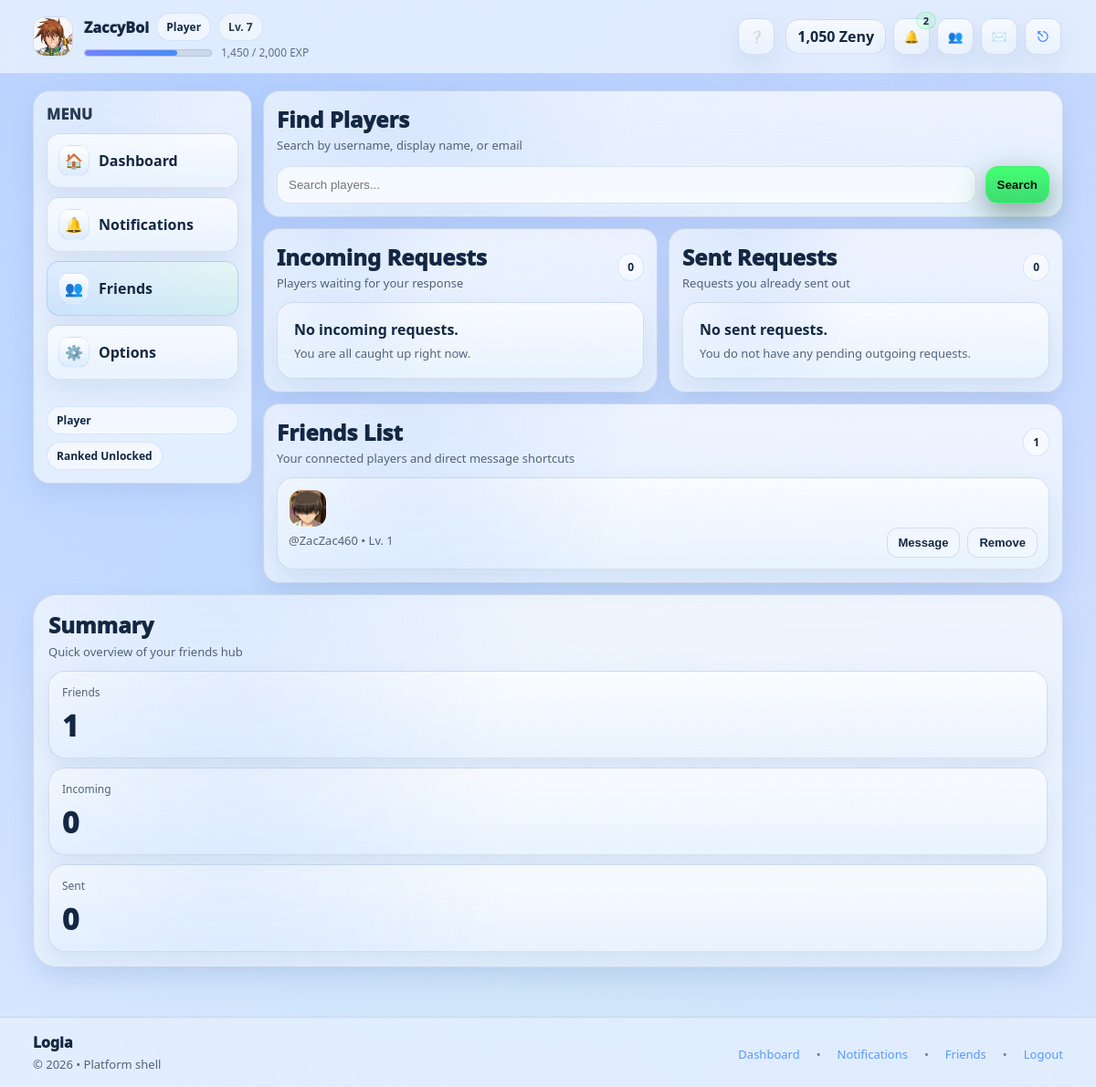
Screenshot of /friends.php (signed in) with the database file from the repository.
### tables this page shows
CREATE TABLE `users` (
  `id` bigint UNSIGNED NOT NULL,
  `username` varchar(32) NOT NULL,
  `email` varchar(255) NOT NULL,
  `password_hash` varchar(255) NOT NULL,
  `display_name` varchar(64) DEFAULT NULL,
  `email_verified_at` datetime DEFAULT NULL,
  `failed_login_attempts` int NOT NULL DEFAULT '0',
  `security_challenge_required` tinyint(1) NOT NULL DEFAULT '0',
  `last_failed_login_at` datetime DEFAULT NULL,
  `approval_status` enum('pending','approved','rejected') NOT NULL DEFAULT 'pending',
  `approved_by` bigint UNSIGNED DEFAULT NULL,
  `approved_at` datetime DEFAULT NULL,
  `rejected_reason` varchar(255) DEFAULT NULL,
  `is_active` tinyint(1) NOT NULL DEFAULT '1',
  `is_guest` tinyint(1) NOT NULL DEFAULT '0',
  `banned_until` datetime DEFAULT NULL,
  `bank_link_status` enum('none','pending','linked','failed') NOT NULL DEFAULT 'none',
  `bank_linked_at` datetime DEFAULT NULL,
  `appearance_mode` enum('default','dark','light') NOT NULL DEFAULT 'default',
  `last_login_at` datetime DEFAULT NULL,
  `created_at` datetime NOT NULL DEFAULT CURRENT_TIMESTAMP,
  `updated_at` datetime NOT NULL DEFAULT CURRENT_TIMESTAMP ON UPDATE CURRENT_TIMESTAMP,
  `level` int DEFAULT '1',
  `exp` int DEFAULT '0',
  `exp_to_next` int DEFAULT '100',
  `credits` int DEFAULT '0',
  `ranked_unlocked` tinyint(1) NOT NULL DEFAULT '0',
  `matches_played` int DEFAULT '0',
  `matches_won` int DEFAULT '0',
  `bio` text,
  `avatar_path` varchar(255) DEFAULT NULL,
  `favorite_deck` varchar(100) DEFAULT NULL,
  `tagline` varchar(120) DEFAULT NULL
);

CREATE TABLE `friends` (
  `id` int NOT NULL,
  `user_one` bigint UNSIGNED NOT NULL,
  `user_two` bigint UNSIGNED NOT NULL,
  `created_at` datetime DEFAULT CURRENT_TIMESTAMP
);

### includes/ui.php (the view, shortened to what the rows shown need)
<?php
require_once __DIR__ . '/helpers.php';
require_once __DIR__ . '/db.php';
require_once __DIR__ . '/auth.php';
require_once __DIR__ . '/friends_helpers.php';
function ranked_requirements(mysqli $mysqli, array $u): array {
  $uid = (int)($u['id'] ?? 0);
  $stmt = $mysqli->prepare("
    SELECT id, approval_status, email_verified_at, credits, ranked_unlocked
    FROM users
    WHERE id = ?
    LIMIT 1
  ");
  $stmt->bind_param("i", $uid);
  $stmt->execute();
  $dbUser = $stmt->get_result()->fetch_assoc() ?: [];
  $stmt = $mysqli->prepare("SELECT is_enabled FROM two_factor_secrets WHERE user_id = ? LIMIT 1");
  $stmt->bind_param("i", $uid);
  $stmt->execute();
  $twofa = (int)($stmt->get_result()->fetch_assoc()['is_enabled'] ?? 0);
  $approved_ok = (($dbUser['approval_status'] ?? '') === 'approved');
  $email_ok = !empty($dbUser['email_verified_at']);
  $twofa_ok = ($twofa === 1);
  $credits = (int)($dbUser['credits'] ?? 0);
  $unlock_threshold = 250;
  $entry_fee = 250;
  $ranked_unlocked = ((int)($dbUser['ranked_unlocked'] ?? 0) === 1);
  $credits_ok = ($credits >= $unlock_threshold);
  $can_afford_queue = ($credits >= $entry_fee);
  return [
    'approved_ok' => $approved_ok,
    'email_ok' => $email_ok,
    'twofa_ok' => $twofa_ok,
    'credits_ok' => $credits_ok,
    'credits' => $credits,
    'unlock_threshold' => $unlock_threshold,
    'entry_fee' => $entry_fee,
    'ranked_unlocked' => $ranked_unlocked,
    'can_afford_queue' => $can_afford_queue,
    'ranked_ok' => $ranked_unlocked && $can_afford_queue,
  ];
}
function ui_appearance_mode(array $u): string {
  $mode = (string)($u['appearance_mode'] ?? 'default');
  return $mode;
}
function ui_header(string $title = 'Dashboard', bool $is_hub = true): void {
  global $mysqli;
  $bp = base_path();
  $u  = current_user();
  $uid = (int)$u['id'];
  $stmt = $mysqli->prepare("
    SELECT *
    FROM users
    WHERE id = ?
    LIMIT 1
  ");
  $stmt->bind_param("i", $uid);
  $stmt->execute();
  $freshUser = $stmt->get_result()->fetch_assoc();
  if ($freshUser) {
    $u = $freshUser;
  }
  $is_guest = ((int)($u['is_guest'] ?? 0) === 1);
  $role_label = $is_guest ? 'Guest' : 'Player';
  $level   = (int)($u['level'] ?? 1);
  $exp     = (int)($u['exp'] ?? 0);
  $expNext = (int)($u['exp_to_next'] ?? 100);
  $exp_pct = $expNext > 0 ? min(100, round(($exp / $expNext) * 100)) : 0;
  $zenyBalance = (int)($u['credits'] ?? 0);
  ?>
<!doctype html>
<html lang="en">
<head>
  <link rel="stylesheet" href="<?= h($bp) ?>/assets/style.css"/>
  <link rel="stylesheet" href="<?= h($bp) ?>/assets/hub.css"/>
  <link rel="stylesheet" href="<?= h($bp) ?>/assets/userstyle.css"/>
</head>
<body class="<?= $is_hub ? 'hub' : '' ?>" data-appearance="<?= h(ui_appearance_mode($u)) ?>">
<header class="topnav">
  <div class="topnav__inner topnav__inner--hub">
    <a href="<?= h($bp) ?>/profile.php" title="Profile & Stats" class="topnav-profile">
      <?php $navAvatar = trim((string)($u['avatar_path'] ?? '')); ?>
      <?php if ($navAvatar !== ''): ?>
        <img
          src="<?= h($bp . '/' . ltrim($navAvatar, '/')) ?>"
          alt="Profile Avatar"
          class="topnav-profile__avatarimg"
        >
      <?php endif; ?>
      <div class="topnav-profile__meta">
        <div class="topnav-profile__row">
          <div class="topnav-profile__name">
            <?= h($u['display_name'] ?? $u['username']) ?>
          </div>
          <span class="pill"><?= h($role_label) ?></span>
          <span class="pill pill-soft" id="topnavLevelPill">Lv. <?= (int)$level ?></span>
        </div>
        <div class="topnav-profile__subrow">
          <div class="topnav-profile__xpbar">
            <i
              class="topnav-profile__xpfill"
              id="topnavXpFill"
              data-progress="<?= max(0, min(100, $exp_pct)) ?>"
            ></i>
          </div>
          <div class="topnav-profile__subtext" id="topnavXpText">
            <?= number_format($exp) ?> / <?= number_format($expNext) ?> EXP
          </div>
        </div>
      </div>
    </a>
    <div class="md-icons">
          <div
          class="md-ico-wrap md-balance-wrap"
          title="Zeny Balance"
        >
          <a
            href="<?= h($bp) ?>/shop.php?tab=credits"
            class="md-balance"
          >
            <span> <?= number_format($zenyBalance) ?> Zeny</span>
          </a>
    </div>
  </div>
</header>
<main class="container container--topspaced">
<?php
}
function ui_footer(): void {
  ?>
</main>
</body>
</html>
<?php
}

### friends.php (shortened to what the rows shown need)
<?php
require_once __DIR__ . "/includes/db.php";
require_once __DIR__ . "/includes/helpers.php";
require_once __DIR__ . "/includes/auth.php";
require_once __DIR__ . "/includes/ui.php";
require_once __DIR__ . "/includes/friends_helpers.php";
$u  = current_user();
$bp = base_path();
$userId = (int)($u['id'] ?? 0);
$friends         = fetch_friends($mysqli, $userId, 100);
$req       = ranked_requirements($mysqli, $u);
ui_header("Friends");
?>
<section class="section notif-page">
  <div class="hub-grid">
    <main class="notif-main">
      <div class="card notif-panel">
        <div class="notif-list">
          <?php if (!$friends): ?>
            <div class="card-soft notif-empty">
              <div class="notif-empty__title">No friends yet.</div>
              <div class="notif-empty__meta">Search for players above and start building your list.</div>
            </div>
          <?php else: ?>
            <?php foreach ($friends as $f): ?>
              <?php
                $friendId = (int)$f['friend_id'];
                $displayName = trim((string)($f['display_name'] ?? ''));
                $username = (string)($f['username'] ?? 'Player');
                $showName = $displayName !== '' ? $displayName : $username;
                $avatarPath = trim((string)($f['avatar_path'] ?? ''));
              ?>
              <article class="card-soft notif-row notif-row--compact">
                <div class="notif-row__icon friends-avatar">
                  <?php if ($avatarPath !== ''): ?>
                    <img
                      src="<?= h($bp . '/' . ltrim($avatarPath, '/')) ?>"
                      alt="<?= h($showName) ?>"
                      class="friends-avatar__img"
                    >
                  <?php else: ?>
                    <?= h(strtoupper(substr($username, 0, 1))) ?>
                  <?php endif; ?>
                </div>
                <div class="notif-row__content">
                  <div class="notif-row__top">
                    <div class="notif-row__main">
                      <div class="notif-row__body">
                        @<?= h($username) ?> • Lv. <?= (int)($f['level'] ?? 1) ?>
                      </div>
                    </div>
                    <div class="notif-row__actions notif-row__actions--inline">
                      <button
                        type="button"
                        class="btn btn-ghost"
                        data-chat-open="1"
                        data-user-id="<?= $friendId ?>">
                        Message
                      </button>
                      <form method="post">
                        <button class="btn btn-ghost" type="submit">Remove</button>
                      </form>
                    </div>
                  </div>
                </div>
              </article>
            <?php endforeach; ?>
          <?php endif; ?>
        </div>
      </div>
    </main>
  </div>
</section>
<?php ui_footer(); ?>

### rows the page displays
users: avatar_path (picture), display_name "ZaccyBoi", is_guest "Player", level "7", exp "1,450", exp_to_next "2,000", credits "1,050"
friends: user_one.avatar_path (picture), user_one.username "ZacZac460", user_one.level "1"

### other values shown
$unread "2"
$incomingCount "0"
$sentCount "0"
$friendsCount "1"
